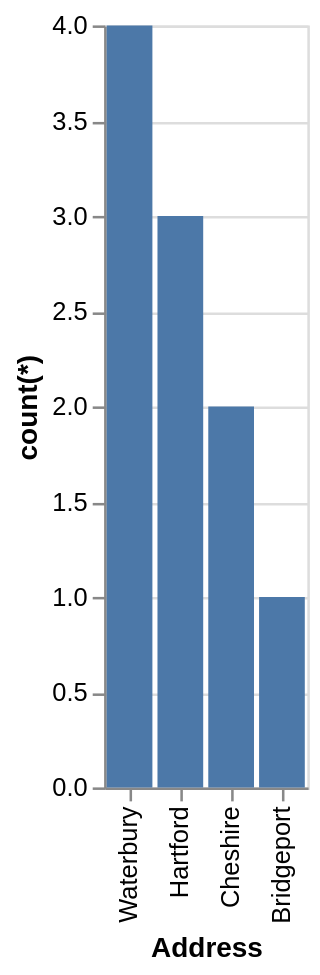

Write a Vega-Lite specification for this figure.
### Vega-Lite specification from a JSON file in a GitHub repository (floating-point values rounded to 4 significant figures)
{"data": {"values": [{"x_data": "Bridgeport", "y_data": 1}, {"x_data": "Cheshire", "y_data": 2}, {"x_data": "Hartford", "y_data": 3}, {"x_data": "Waterbury", "y_data": 4}]}, "mark": "bar", "encoding": {"x": {"field": "x_data", "type": "nominal", "title": "Address", "sort": "descending"}, "y": {"field": "y_data", "type": "quantitative", "title": "count(*)"}}}
